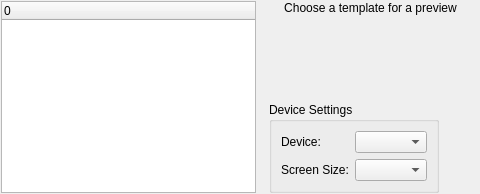
<?xml version="1.0" encoding="UTF-8"?>
<ui version="4.0">
 <comment>
***********************************************************************
*
* Copyright (c) 2021-2022 Barbara Geller
* Copyright (c) 2021-2022 Ansel Sermersheim
*
* Copyright (c) 2015 The Qt Company Ltd.
*
* Designer is free software. You can redistribute it and/or
* modify it under the terms of the GNU Lesser General Public License
* version 2.1 as published by the Free Software Foundation.
*
* Designer is distributed in the hope that it will be useful,
* but WITHOUT ANY WARRANTY; without even the implied warranty of
* MERCHANTABILITY or FITNESS FOR A PARTICULAR PURPOSE.
*
* https://www.gnu.org/licenses/
*
***********************************************************************
 </comment>
 <class>qdesigner_internal::NewFormWidget</class>
 <widget class="QWidget" name="qdesigner_internal::NewFormWidget">
  <property name="geometry">
   <rect>
    <x>0</x>
    <y>0</y>
    <width>480</width>
    <height>194</height>
   </rect>
  </property>
  <layout class="QHBoxLayout">
   <property name="spacing">
    <number>6</number>
   </property>
   <property name="leftMargin">
    <number>1</number>
   </property>
   <property name="topMargin">
    <number>1</number>
   </property>
   <property name="rightMargin">
    <number>1</number>
   </property>
   <property name="bottomMargin">
    <number>1</number>
   </property>
   <item>
    <widget class="QTreeWidget" name="treeWidget">
     <property name="minimumSize">
      <size>
       <width>200</width>
       <height>0</height>
      </size>
     </property>
     <property name="iconSize">
      <size>
       <width>128</width>
       <height>128</height>
      </size>
     </property>
     <property name="rootIsDecorated">
      <bool>false</bool>
     </property>
     <property name="columnCount">
      <number>1</number>
     </property>
     <column>
      <property name="text">
       <string>0</string>
      </property>
     </column>
    </widget>
   </item>
   <item>
    <layout class="QVBoxLayout" name="verticalLayout">
     <item>
      <widget class="QLabel" name="lblPreview">
       <property name="sizePolicy">
        <sizepolicy hsizetype="Expanding" vsizetype="Preferred">
         <horstretch>0</horstretch>
         <verstretch>0</verstretch>
        </sizepolicy>
       </property>
       <property name="lineWidth">
        <number>1</number>
       </property>
       <property name="text">
        <string>Choose a template for a preview</string>
       </property>
       <property name="alignment">
        <set>Qt::AlignCenter</set>
       </property>
       <property name="margin">
        <number>5</number>
       </property>
      </widget>
     </item>
     <item>
      <spacer name="verticalSpacer">
       <property name="orientation">
        <enum>Qt::Vertical</enum>
       </property>
       <property name="sizeHint" stdset="0">
        <size>
         <width>20</width>
         <height>40</height>
        </size>
       </property>
      </spacer>
     </item>
     <item>
      <layout class="QHBoxLayout" name="horizontalLayout">
       <item>
        <spacer name="horizontalSpacer">
         <property name="orientation">
          <enum>Qt::Horizontal</enum>
         </property>
         <property name="sizeType">
          <enum>QSizePolicy::Fixed</enum>
         </property>
         <property name="sizeHint" stdset="0">
          <size>
           <width>7</width>
           <height>0</height>
          </size>
         </property>
        </spacer>
       </item>
       <item>
        <widget class="QGroupBox" name="DeviceGroup">
         <property name="title">
          <string>Device Settings</string>
         </property>
         <layout class="QGridLayout" name="gridLayout">
          <item row="0" column="1">
           <widget class="QComboBox" name="profileComboBox"/>
          </item>
          <item row="1" column="1">
           <widget class="QComboBox" name="sizeComboBox"/>
          </item>
          <item row="0" column="0">
           <widget class="QLabel" name="label">
            <property name="text">
             <string>Device:</string>
            </property>
           </widget>
          </item>
          <item row="1" column="0">
           <widget class="QLabel" name="label_2">
            <property name="text">
             <string>Screen Size:</string>
            </property>
           </widget>
          </item>
         </layout>
        </widget>
       </item>
       <item>
        <spacer name="horizontalSpacer_2">
         <property name="orientation">
          <enum>Qt::Horizontal</enum>
         </property>
         <property name="sizeHint" stdset="0">
          <size>
           <width>40</width>
           <height>20</height>
          </size>
         </property>
        </spacer>
       </item>
      </layout>
     </item>
    </layout>
   </item>
  </layout>
 </widget>
 <resources/>
 <connections/>
</ui>
